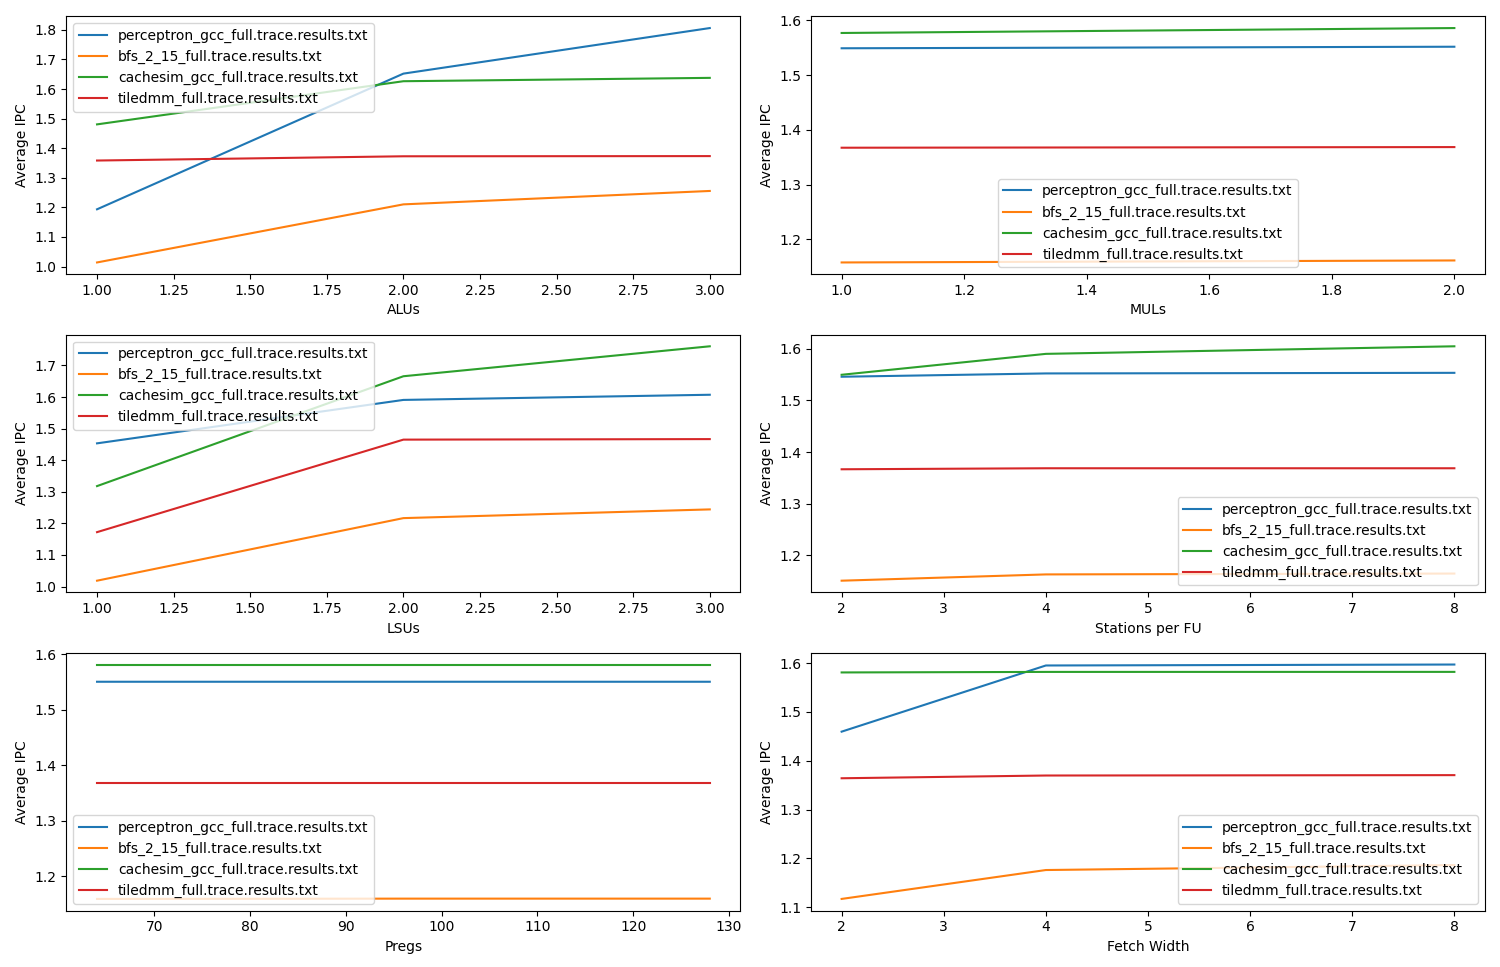

The Python source for this figure:
import numpy as np
import matplotlib.pyplot as plt
import os

fresults = {}
for i, fname in enumerate(os.listdir("results/")):
    with open(f"results/{fname}") as f:
        lines = f.readlines()
    num_results = len(lines)//3
    results = np.empty((num_results, 7))
    for i in range(num_results):
        config = lines[i*3].split(", ")
        ipc = float(lines[i*3 + 1])
        results[i] = np.array(config + [ipc])

    sorted_idx = np.argsort(results[:, 6])
    sorted_results = np.empty_like(results)

    for i, idx in enumerate(sorted_idx):
        sorted_results[i] = results[idx]

    sorted_results = np.flip(sorted_results, axis=0)
    fresults[fname] = sorted_results

plt.figure(figsize=(15, 10))
param = ["ALUs", "MULs", "LSUs", "Stations per FU", "Pregs", "Fetch Width"]
for i in range(6):
    plt.subplot(3, 2, i+1)
    plt.xlabel(param[i])
    plt.ylabel("Average IPC")
    for j, (fname, results) in enumerate(fresults.items()):
        x = []
        y = []
        for val in np.unique(results[:, i]):
            x.append(val)
            y.append(np.mean(results[results[:, i] == val][:, 6]))
        plt.plot(x, y, label=fname)
    plt.legend()

plt.tight_layout()
plt.show()

    # ipc_thresh = 0.9 * np.max(results[:, 6])
    # top_results = results[results[:, 6] >= ipc_thresh]
    # least_fus = np.argmin(top_results[:, 0] + top_results[:, 1] + top_results[:, 2])
